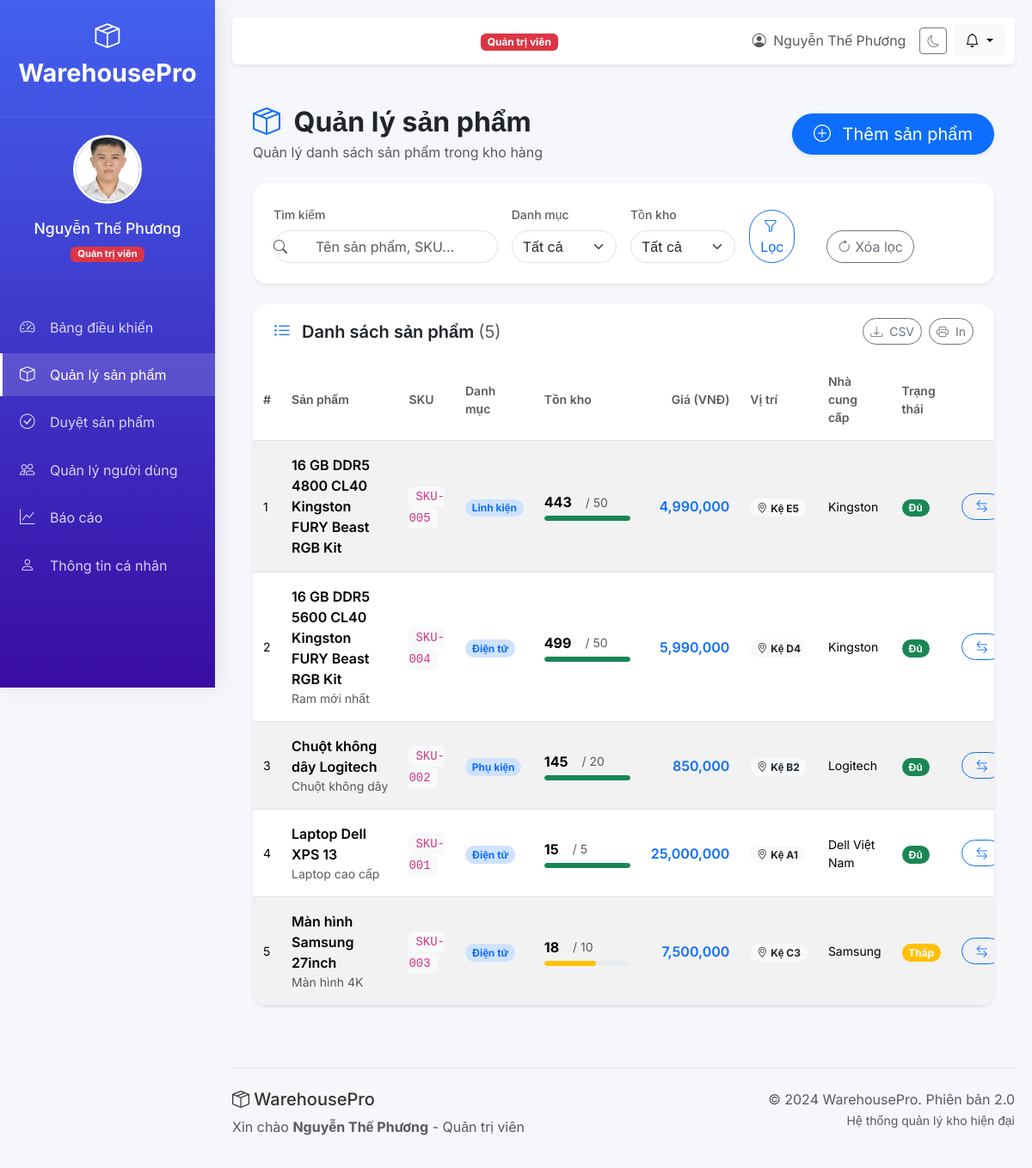
Before: /products (signed in) with the older database file.
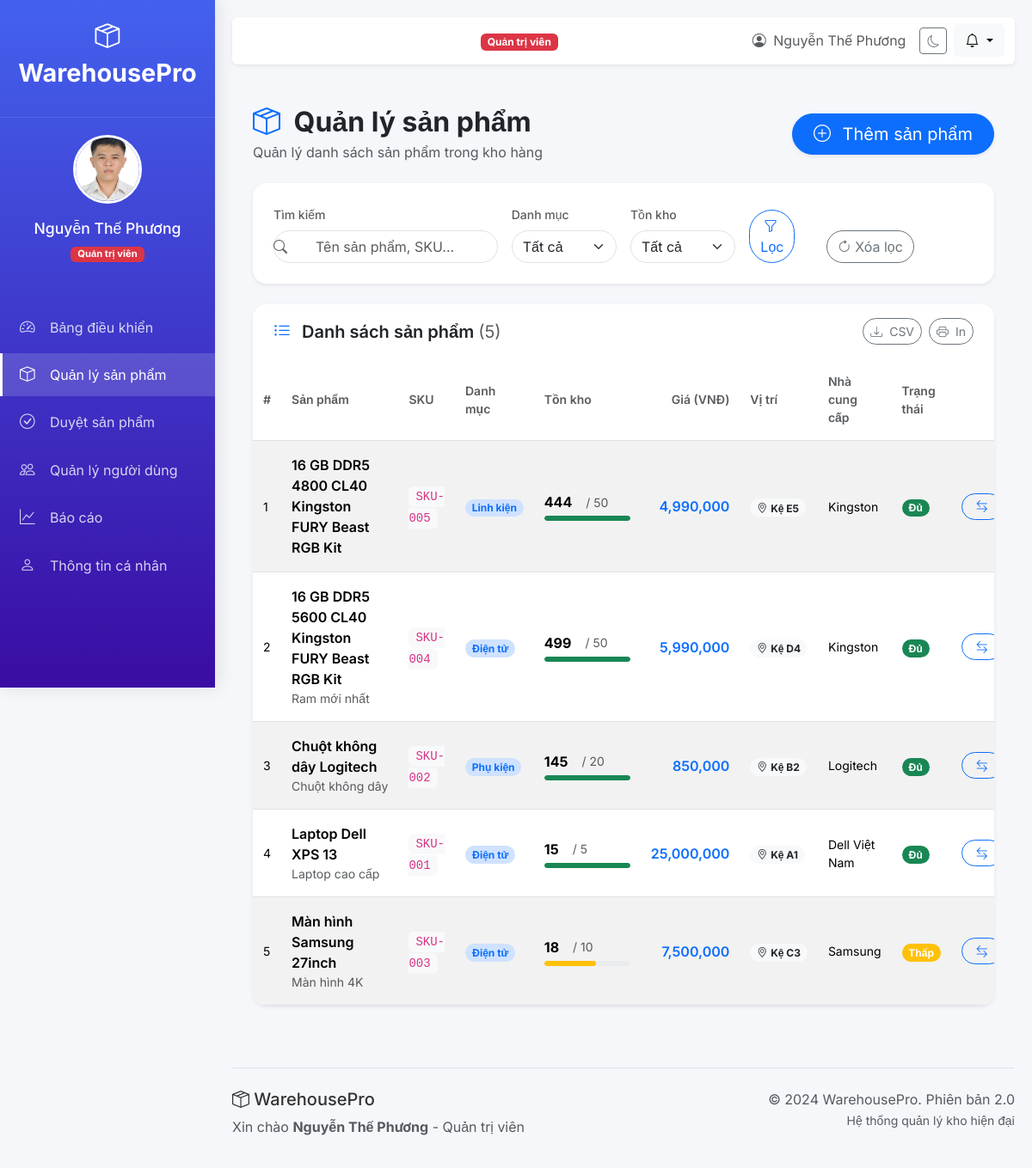
After: the same page with the newer database file.
### tables this page shows
CREATE TABLE products (
            id INTEGER PRIMARY KEY AUTOINCREMENT,
            name TEXT NOT NULL,
            category TEXT NOT NULL,
            sku TEXT UNIQUE,
            stock INTEGER DEFAULT 0,
            min_stock INTEGER DEFAULT 5,
            price DECIMAL(10,2),
            supplier TEXT,
            supplier_country TEXT,
            manufacturer TEXT,
            distributor TEXT,
            location TEXT,
            description TEXT,
            image_url TEXT,
            status TEXT DEFAULT 'pending', -- pending/approved/rejected
            added_by INTEGER,
            approved_by INTEGER,
            last_updated TIMESTAMP DEFAULT CURRENT_TIMESTAMP,
            FOREIGN KEY (added_by) REFERENCES users (id),
            FOREIGN KEY (approved_by) REFERENCES users (id)
        );

### main.py (the view)
@app.get("/products", response_class=HTMLResponse)
async def products_page(request: Request):
    user = get_current_user(request)
    if not user:
        return RedirectResponse("/login", status_code=302)
    conn = get_db_connection()
    cursor = conn.cursor()
    search = request.query_params.get('search', '')
    category = request.query_params.get('category', '')
    min_stock_filter = request.query_params.get('min_stock', '')
    if user["role"] == "staff":
        query = '''
            SELECT p.*, u.full_name as added_by_name, u2.full_name as approved_by_name
            FROM products p
            LEFT JOIN users u ON p.added_by = u.id
            LEFT JOIN users u2 ON p.approved_by = u2.id
            WHERE (p.status = 'approved' OR p.added_by = ?)
        '''
        params = [user["id"]]
    else:
        query = '''
            SELECT p.*, u.full_name as added_by_name, u2.full_name as approved_by_name
            FROM products p
            LEFT JOIN users u ON p.added_by = u.id
            LEFT JOIN users u2 ON p.approved_by = u2.id
            WHERE 1=1
        '''
        params = []
    if search:
        query += " AND (p.name LIKE ? OR p.sku LIKE ? OR p.description LIKE ? OR p.supplier LIKE ?)"
        params.extend([f"%{search}%", f"%{search}%", f"%{search}%", f"%{search}%"])
    if category:
        query += " AND p.category = ?"
        params.append(category)
    if min_stock_filter:
        if min_stock_filter == '5':
            query += " AND p.stock <= 5"
        elif min_stock_filter == '10':
            query += " AND p.stock <= 10"
    query += " ORDER BY p.last_updated DESC"
    cursor.execute(query, params)
    products = [dict(row) for row in cursor.fetchall()]
    cursor.execute("SELECT DISTINCT category FROM products ORDER BY category")
    categories = [{"category": row[0]} for row in cursor.fetchall()]
    conn.close()
    return templates.TemplateResponse(
        "products.html",
        {
            "request": request,
            "title": "Quản lý sản phẩm",
            "user": user,
            "products": products,
            "categories": categories,
            "search": search,
            "selected_category": category,
            "min_stock": min_stock_filter
        }
    )

### templates/products.html (shortened to what the changed rows need)
{% extends "base.html" %}
{% block content %}
<div class="container-fluid py-4">
    <div class="d-flex justify-content-between align-items-center mb-4">
        <div>
            <h2 class="fw-bold text-dark mb-1">
                <i class="bi bi-box-seam me-2 text-primary"></i> Quản lý sản phẩm
            </h2>
        </div>
    </div>
    <div class="card border-0 shadow-sm rounded-4 overflow-hidden">
        <div class="card-body p-0">
            <div class="table-responsive">
                <table class="table table-hover table-striped mb-0" id="productsTable">
                    <thead class="bg-light">
                        <tr>
                            <th class="text-muted small fw-semibold">#</th>
                            <th class="text-muted small fw-semibold">Sản phẩm</th>
                            <th class="text-muted small fw-semibold">SKU</th>
                            <th class="text-muted small fw-semibold">Danh mục</th>
                            <th class="text-muted small fw-semibold">Tồn kho</th>
                            <th class="text-muted small fw-semibold text-end">Giá (VNĐ)</th>
                            <th class="text-muted small fw-semibold">Vị trí</th>
                            <th class="text-muted small fw-semibold">Nhà cung cấp</th>
                            <th class="text-muted small fw-semibold">Trạng thái</th>
                            <th class="text-muted small fw-semibold text-center">Thao tác</th>
                        </tr>
                    </thead>
                    <tbody>
                        {% for product in products %}
                        <tr class="align-middle">
                            <td class="small">{{ loop.index }}</td>
                            <td>
                                <div class="fw-semibold">{{ product['name'] }}</div>
                            </td>
                            <td><code class="small bg-light px-2 py-1 rounded">{{ product['sku'] }}</code></td>
                            <td>
                                <span class="badge bg-primary-subtle text-primary rounded-pill">{{ product['category'] }}</span>
                            </td>
                            <td>
                                <div class="d-flex align-items-center">
                                    <span class="fw-bold me-3">{{ product['stock'] }}</span>
                                    <small class="text-muted">/ {{ product['min_stock'] }}</small>
                                </div>
                                <div class="progress mt-1" style="height: 6px; width: 100px;">
                                    <div class="progress-bar rounded-pill
                                        {% if product['stock'] <= product['min_stock'] %}bg-danger
                                        {% elif product['stock'] <= product['min_stock'] * 2 %}bg-warning
                                        {% else %}bg-success{% endif %}"
                                         style="width: {{ (product['stock'] / (product['min_stock'] * 3 if product['min_stock'] * 3 > 0 else 1) * 100)|round(0) }}%;">
                                    </div>
                                </div>
                            </td>
                            <td class="text-end fw-semibold text-primary">{{ "{:,.0f}".format(product['price'] or 0) }}</td>
                            <td>
                                <span class="badge bg-light text-dark rounded-pill small">
                                    <i class="bi bi-geo-alt me-1"></i>{{ product['location'] }}
                                </span>
                            </td>
                            <td class="small">{{ product['supplier'] or '-' }}</td>
                            <td>
                                {% if product['status'] == 'pending' %}
                                    <span class="badge bg-warning text-dark rounded-pill">
                                        <i class="bi bi-hourglass-split me-1"></i>Chờ duyệt
                                    </span>
                                {% elif product['status'] == 'rejected' %}
                                    <span class="badge bg-danger rounded-pill">Đã từ chối</span>
                                {% else %}
                                    {% if product['stock'] <= product['min_stock'] %}
                                        <span class="badge bg-danger rounded-pill">Sắp hết</span>
                                    {% elif product['stock'] <= product['min_stock'] * 2 %}
                                        <span class="badge bg-warning rounded-pill">Thấp</span>
                                    {% else %}
                                        <span class="badge bg-success rounded-pill">Đủ</span>
                                    {% endif %}
                                {% endif %}
                            </td>
                            <td>
                                <div class="btn-group btn-group-sm" role="group">
                                    <button type="button" class="btn btn-outline-primary rounded-pill px-3"
                                            data-bs-toggle="modal" data-bs-target="#updateStockModal{{ product['id'] }}"
                                            title="Cập nhật tồn kho">
                                        <i class="bi bi-arrow-left-right"></i>
                                    </button>
                                </div>
                            </td>
                        </tr>
                        {% endfor %}
                    </tbody>
                </table>
            </div>
        </div>
    </div>
</div>
{% endblock %}

Changed rows visible on the page:
changed products "16 GB DDR5 4800 CL40 Kingston FURY Beast RGB Kit": stock "443" → "444"
